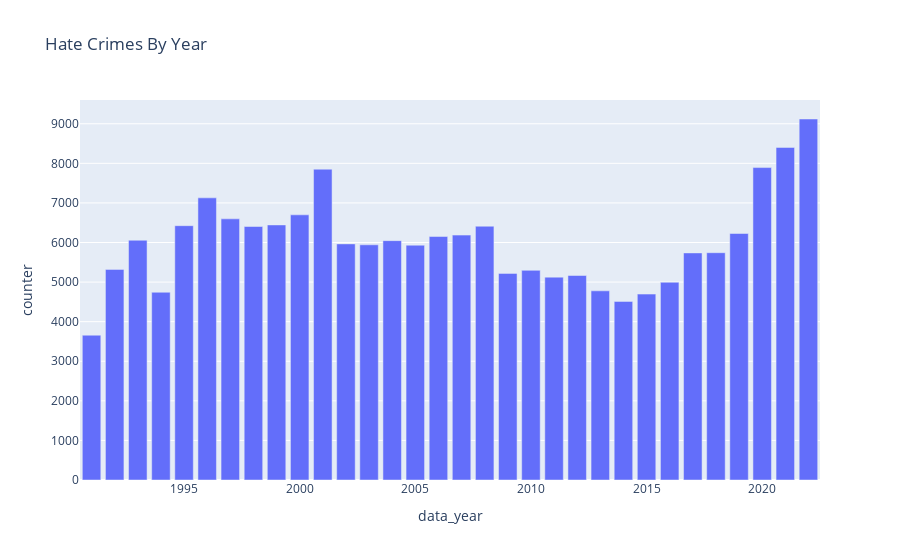

Notebook code cell kept with this figure:
### Code cell
fig = px.bar(df_plot, x='data_year', y='counter',title="Hate Crimes By Year")
fig.show()

### Figure 1 — Plotly figure (JSON) as saved in the notebook; plotly's stock layout.template omitted (floating-point values rounded to 4 significant figures)
{"data": [{"alignmentgroup": "True", "hovertemplate": "data_year=%{x}<br>counter=%{y}<extra></extra>", "legendgroup": "", "marker": {"color": "#636efa", "pattern": {"shape": ""}}, "name": "", "offsetgroup": "", "orientation": "v", "showlegend": false, "textposition": "auto", "type": "bar", "x": [1991, 1992, 1993, 1994, 1995, 1996, 1997, 1998, 1999, 2000, 2001, 2002, 2003, 2004, 2005, 2006, 2007, 2008, 2009, 2010, 2011, 2012, 2013, 2014, 2015, 2016, 2017, 2018, 2019, 2020, 2021, 2022], "xaxis": "x", "y": [3658, 5321, 6057, 4743, 6425, 7128, 6597, 6404, 6444, 6699, 7852, 5965, 5942, 6047, 5932, 6151, 6187, 6411, 5220, 5297, 5125, 5166, 4779, 4512, 4697, 4996, 5737, 5742, 6227, 7893, 8402, 9120], "yaxis": "y"}], "layout": {"barmode": "relative", "legend": {"tracegroupgap": 0}, "title": {"text": "Hate Crimes By Year"}, "xaxis": {"anchor": "y", "domain": [0, 1], "title": {"text": "data_year"}}, "yaxis": {"anchor": "x", "domain": [0, 1], "title": {"text": "counter"}}}}
